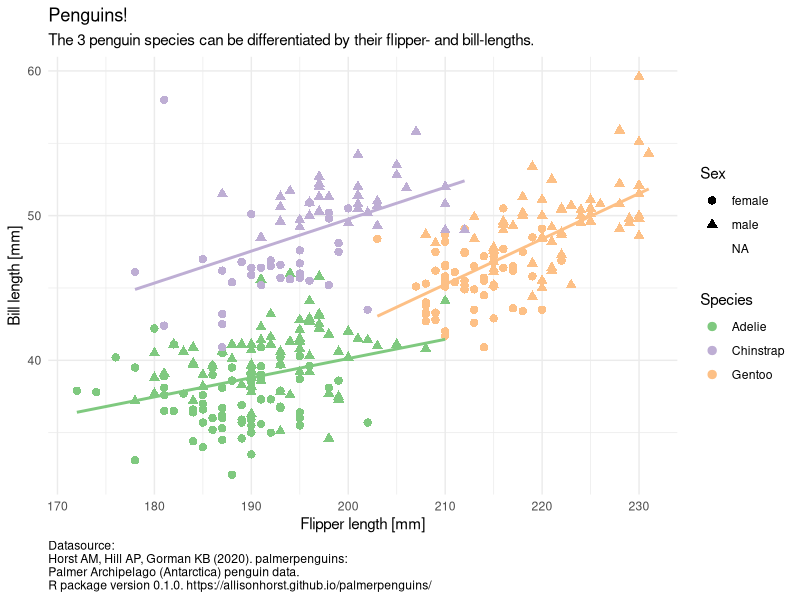

The R source for this figure:
## ---- chunk 1
library(tidyverse)
library(palmerpenguins)

penguins %>%
  ggplot(aes(flipper_length_mm, bill_length_mm,
             color = species,
             shape = sex)) +
  geom_point(size = 2.5) +
  geom_smooth(aes(group = species), method = "lm", se = FALSE,
              show.legend = FALSE) +
  labs(x = "Flipper length [mm]",
       y = "Bill length [mm]",
       title = "Penguins!",
       subtitle = "The 3 penguin species can be differentiated by their flipper- and bill-lengths.",
       caption = "Datasource:\nHorst AM, Hill AP, Gorman KB (2020). palmerpenguins:\nPalmer Archipelago (Antarctica) penguin data.\nR package version 0.1.0. https://allisonhorst.github.io/palmerpenguins/",
       color = "Species",
       shape = "Sex") +
  theme_minimal() +
  scale_color_brewer(type = "qual") +
  theme(plot.caption = element_text(hjust = 0))
